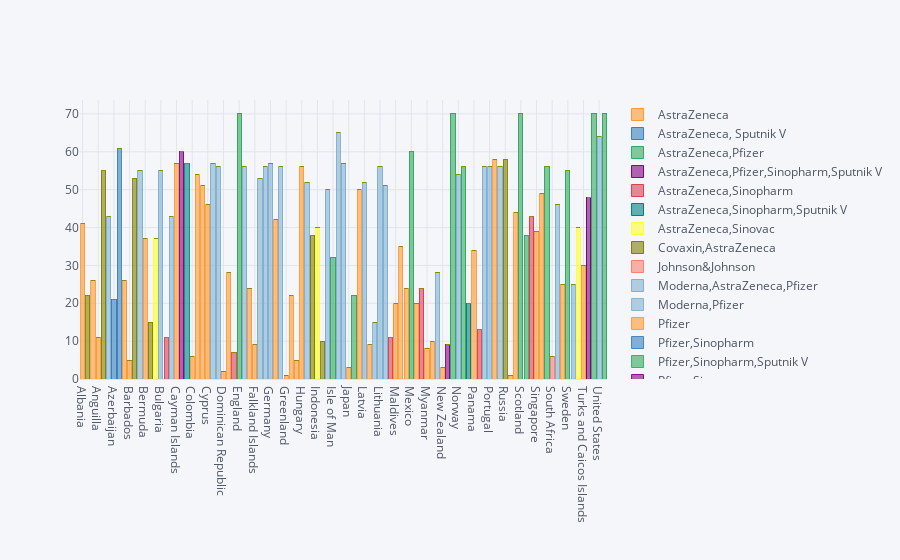

The notebook cell saved with this chart:
### Code cell
#bar graph for country with respect to vaccines
country_vac=pd.crosstab(cv['country'],cv['vaccines'])
country_vac.iplot(kind="bar",barmode="stack")
print('Wales, Scotland,UK,England and Northern ireland are usnig the Oxford/AstraZeneca and Pfizer/BioNTech vaccines from 70 days till 21st February 2021')
print('India using Covaxin and Oxford/AstraZeneca from 38 days till 21st Febraury 2021')

### Figure 1 — Plotly figure (JSON) as saved in the notebook; plotly's stock layout.template omitted (floating-point values rounded to 4 significant figures)
{"data": [{"marker": {"color": "rgba(255, 153, 51, 0.6)", "line": {"color": "rgba(255, 153, 51, 1.0)", "width": 1}}, "name": "AstraZeneca", "orientation": "v", "text": "", "type": "bar", "x": ["Albania", "Algeria", "Andorra", "Anguilla", "Argentina", "Austria", "Azerbaijan", "Bahrain", "Bangladesh", "Barbados", "Belarus", "Belgium", "Bermuda", "Bolivia", "Brazil", "Bulgaria", "Cambodia", "Canada", "Cayman Islands", "Chile", "China", "Colombia", "Costa Rica", "Croatia", "Cyprus", "Czechia", "Denmark", "Dominican Republic", "Ecuador", "Egypt", "England", "Estonia", "Faeroe Islands", "Falkland Islands", "Finland", "France", "Germany", "Gibraltar", "Greece", "Greenland", "Guernsey", "Guyana", "Hungary", "Iceland", "India", "Indonesia", "Iran", "Ireland", "Isle of Man", "Israel", "Italy", "Japan", "Jersey", "Kuwait", "Latvia", "Lebanon", "Liechtenstein", "Lithuania", "Luxembourg", "Macao", "Maldives", "Malta", "Mauritius", "Mexico", "Monaco", "Morocco", "Myanmar", "Nepal", "Netherlands", "New Zealand", "Northern Cyprus", "Northern Ireland", "Norway", "Oman", "Pakistan", "Panama", "Peru", "Poland", "Portugal", "Qatar", "Romania", "Russia", "Saint Helena", "Saudi Arabia", "Scotland", "Serbia", "Seychelles", "Singapore", "Slovakia", "Slovenia", "South Africa", "Spain", "Sri Lanka", "Sweden", "Switzerland", "Turkey", "Turks and Caicos Islands", "United Arab Emirates", "United Kingdom", "United States", "Wales"], "y": [0, 0, 0, 11, 0, 0, 0, 0, 26, 5, 0, 0, 0, 0, 0, 0, 0, 0, 0, 0, 0, 0, 0, 0, 0, 0, 0, 2, 0, 0, 0, 0, 0, 9, 0, 0, 0, 0, 0, 0, 0, 5, 0, 0, 0, 0, 0, 0, 0, 0, 0, 0, 0, 0, 0, 0, 0, 0, 0, 0, 20, 0, 24, 0, 0, 0, 8, 10, 0, 0, 0, 0, 0, 0, 0, 0, 0, 0, 0, 0, 0, 0, 1, 0, 0, 0, 0, 0, 0, 0, 0, 0, 25, 0, 0, 0, 0, 0, 0, 0, 0]}, {"marker": {"color": "rgba(55, 128, 191, 0.6)", "line": {"color": "rgba(55, 128, 191, 1.0)", "width": 1}}, "name": "AstraZeneca, Sputnik V", "orientation": "v", "text": "", "type": "bar", "x": ["Albania", "Algeria", "Andorra", "Anguilla", "Argentina", "Austria", "Azerbaijan", "Bahrain", "Bangladesh", "Barbados", "Belarus", "Belgium", "Bermuda", "Bolivia", "Brazil", "Bulgaria", "Cambodia", "Canada", "Cayman Islands", "Chile", "China", "Colombia", "Costa Rica", "Croatia", "Cyprus", "Czechia", "Denmark", "Dominican Republic", "Ecuador", "Egypt", "England", "Estonia", "Faeroe Islands", "Falkland Islands", "Finland", "France", "Germany", "Gibraltar", "Greece", "Greenland", "Guernsey", "Guyana", "Hungary", "Iceland", "India", "Indonesia", "Iran", "Ireland", "Isle of Man", "Israel", "Italy", "Japan", "Jersey", "Kuwait", "Latvia", "Lebanon", "Liechtenstein", "Lithuania", "Luxembourg", "Macao", "Maldives", "Malta", "Mauritius", "Mexico", "Monaco", "Morocco", "Myanmar", "Nepal", "Netherlands", "New Zealand", "Northern Cyprus", "Northern Ireland", "Norway", "Oman", "Pakistan", "Panama", "Peru", "Poland", "Portugal", "Qatar", "Romania", "Russia", "Saint Helena", "Saudi Arabia", "Scotland", "Serbia", "Seychelles", "Singapore", "Slovakia", "Slovenia", "South Africa", "Spain", "Sri Lanka", "Sweden", "Switzerland", "Turkey", "Turks and Caicos Islands", "United Arab Emirates", "United Kingdom", "United States", "Wales"], "y": [0, 0, 0, 0, 0, 0, 21, 0, 0, 0, 0, 0, 0, 0, 0, 0, 0, 0, 0, 0, 0, 0, 0, 0, 0, 0, 0, 0, 0, 0, 0, 0, 0, 0, 0, 0, 0, 0, 0, 0, 0, 0, 0, 0, 0, 0, 0, 0, 0, 0, 0, 0, 0, 0, 0, 0, 0, 0, 0, 0, 0, 0, 0, 0, 0, 0, 0, 0, 0, 0, 0, 0, 0, 0, 0, 0, 0, 0, 0, 0, 0, 0, 0, 0, 0, 0, 0, 0, 0, 0, 0, 0, 0, 0, 0, 0, 0, 0, 0, 0, 0]}, {"marker": {"color": "rgba(50, 171, 96, 0.6)", "line": {"color": "rgba(50, 171, 96, 1.0)", "width": 1}}, "name": "AstraZeneca,Pfizer", "orientation": "v", "text": "", "type": "bar", "x": ["Albania", "Algeria", "Andorra", "Anguilla", "Argentina", "Austria", "Azerbaijan", "Bahrain", "Bangladesh", "Barbados", "Belarus", "Belgium", "Bermuda", "Bolivia", "Brazil", "Bulgaria", "Cambodia", "Canada", "Cayman Islands", "Chile", "China", "Colombia", "Costa Rica", "Croatia", "Cyprus", "Czechia", "Denmark", "Dominican Republic", "Ecuador", "Egypt", "England", "Estonia", "Faeroe Islands", "Falkland Islands", "Finland", "France", "Germany", "Gibraltar", "Greece", "Greenland", "Guernsey", "Guyana", "Hungary", "Iceland", "India", "Indonesia", "Iran", "Ireland", "Isle of Man", "Israel", "Italy", "Japan", "Jersey", "Kuwait", "Latvia", "Lebanon", "Liechtenstein", "Lithuania", "Luxembourg", "Macao", "Maldives", "Malta", "Mauritius", "Mexico", "Monaco", "Morocco", "Myanmar", "Nepal", "Netherlands", "New Zealand", "Northern Cyprus", "Northern Ireland", "Norway", "Oman", "Pakistan", "Panama", "Peru", "Poland", "Portugal", "Qatar", "Romania", "Russia", "Saint Helena", "Saudi Arabia", "Scotland", "Serbia", "Seychelles", "Singapore", "Slovakia", "Slovenia", "South Africa", "Spain", "Sri Lanka", "Sweden", "Switzerland", "Turkey", "Turks and Caicos Islands", "United Arab Emirates", "United Kingdom", "United States", "Wales"], "y": [0, 0, 0, 0, 0, 0, 0, 0, 0, 0, 0, 0, 0, 0, 0, 0, 0, 0, 0, 0, 0, 0, 0, 0, 0, 0, 0, 0, 0, 0, 70, 0, 0, 0, 0, 0, 0, 0, 0, 0, 0, 0, 0, 0, 0, 0, 0, 0, 32, 0, 0, 0, 22, 0, 0, 0, 0, 0, 0, 0, 0, 0, 0, 60, 0, 0, 0, 0, 0, 0, 0, 70, 0, 56, 0, 0, 0, 0, 0, 0, 0, 0, 0, 0, 70, 0, 0, 0, 0, 56, 0, 0, 0, 55, 0, 0, 0, 0, 70, 0, 70]}, {"marker": {"color": "rgba(128, 0, 128, 0.6)", "line": {"color": "rgba(128, 0, 128, 1.0)", "width": 1}}, "name": "AstraZeneca,Pfizer,Sinopharm,Sputnik V", "orientation": "v", "text": "", "type": "bar", "x": ["Albania", "Algeria", "Andorra", "Anguilla", "Argentina", "Austria", "Azerbaijan", "Bahrain", "Bangladesh", "Barbados", "Belarus", "Belgium", "Bermuda", "Bolivia", "Brazil", "Bulgaria", "Cambodia", "Canada", "Cayman Islands", "Chile", "China", "Colombia", "Costa Rica", "Croatia", "Cyprus", "Czechia", "Denmark", "Dominican Republic", "Ecuador", "Egypt", "England", "Estonia", "Faeroe Islands", "Falkland Islands", "Finland", "France", "Germany", "Gibraltar", "Greece", "Greenland", "Guernsey", "Guyana", "Hungary", "Iceland", "India", "Indonesia", "Iran", "Ireland", "Isle of Man", "Israel", "Italy", "Japan", "Jersey", "Kuwait", "Latvia", "Lebanon", "Liechtenstein", "Lithuania", "Luxembourg", "Macao", "Maldives", "Malta", "Mauritius", "Mexico", "Monaco", "Morocco", "Myanmar", "Nepal", "Netherlands", "New Zealand", "Northern Cyprus", "Northern Ireland", "Norway", "Oman", "Pakistan", "Panama", "Peru", "Poland", "Portugal", "Qatar", "Romania", "Russia", "Saint Helena", "Saudi Arabia", "Scotland", "Serbia", "Seychelles", "Singapore", "Slovakia", "Slovenia", "South Africa", "Spain", "Sri Lanka", "Sweden", "Switzerland", "Turkey", "Turks and Caicos Islands", "United Arab Emirates", "United Kingdom", "United States", "Wales"], "y": [0, 0, 0, 0, 0, 0, 0, 0, 0, 0, 0, 0, 0, 0, 0, 0, 0, 0, 0, 0, 0, 0, 0, 0, 0, 0, 0, 0, 0, 0, 0, 0, 0, 0, 0, 0, 0, 0, 0, 0, 0, 0, 0, 0, 0, 0, 0, 0, 0, 0, 0, 0, 0, 0, 0, 0, 0, 0, 0, 0, 0, 0, 0, 0, 0, 0, 0, 0, 0, 0, 0, 0, 0, 0, 0, 0, 0, 0, 0, 0, 0, 0, 0, 0, 0, 0, 0, 0, 0, 0, 0, 0, 0, 0, 0, 0, 0, 48, 0, 0, 0]}, {"marker": {"color": "rgba(219, 64, 82, 0.6)", "line": {"color": "rgba(219, 64, 82, 1.0)", "width": 1}}, "name": "AstraZeneca,Sinopharm", "orientation": "v", "text": "", "type": "bar", "x": ["Albania", "Algeria", "Andorra", "Anguilla", "Argentina", "Austria", "Azerbaijan", "Bahrain", "Bangladesh", "Barbados", "Belarus", "Belgium", "Bermuda", "Bolivia", "Brazil", "Bulgaria", "Cambodia", "Canada", "Cayman Islands", "Chile", "China", "Colombia", "Costa Rica", "Croatia", "Cyprus", "Czechia", "Denmark", "Dominican Republic", "Ecuador", "Egypt", "England", "Estonia", "Faeroe Islands", "Falkland Islands", "Finland", "France", "Germany", "Gibraltar", "Greece", "Greenland", "Guernsey", "Guyana", "Hungary", "Iceland", "India", "Indonesia", "Iran", "Ireland", "Isle of Man", "Israel", "Italy", "Japan", "Jersey", "Kuwait", "Latvia", "Lebanon", "Liechtenstein", "Lithuania", "Luxembourg", "Macao", "Maldives", "Malta", "Mauritius", "Mexico", "Monaco", "Morocco", "Myanmar", "Nepal", "Netherlands", "New Zealand", "Northern Cyprus", "Northern Ireland", "Norway", "Oman", "Pakistan", "Panama", "Peru", "Poland", "Portugal", "Qatar", "Romania", "Russia", "Saint Helena", "Saudi Arabia", "Scotland", "Serbia", "Seychelles", "Singapore", "Slovakia", "Slovenia", "South Africa", "Spain", "Sri Lanka", "Sweden", "Switzerland", "Turkey", "Turks and Caicos Islands", "United Arab Emirates", "United Kingdom", "United States", "Wales"], "y": [0, 0, 0, 0, 0, 0, 0, 0, 0, 0, 0, 0, 0, 0, 0, 0, 0, 0, 0, 0, 0, 0, 0, 0, 0, 0, 0, 0, 0, 0, 0, 0, 0, 0, 0, 0, 0, 0, 0, 0, 0, 0, 0, 0, 0, 0, 0, 0, 0, 0, 0, 0, 0, 0, 0, 0, 0, 0, 0, 0, 0, 0, 0, 0, 0, 24, 0, 0, 0, 0, 0, 0, 0, 0, 0, 0, 0, 0, 0, 0, 0, 0, 0, 0, 0, 0, 43, 0, 0, 0, 0, 0, 0, 0, 0, 0, 0, 0, 0, 0, 0]}, {"marker": {"color": "rgba(0, 128, 128, 0.6)", "line": {"color": "rgba(0, 128, 128, 1.0)", "width": 1}}, "name": "AstraZeneca,Sinopharm,Sputnik V", "orientation": "v", "text": "", "type": "bar", "x": ["Albania", "Algeria", "Andorra", "Anguilla", "Argentina", "Austria", "Azerbaijan", "Bahrain", "Bangladesh", "Barbados", "Belarus", "Belgium", "Bermuda", "Bolivia", "Brazil", "Bulgaria", "Cambodia", "Canada", "Cayman Islands", "Chile", "China", "Colombia", "Costa Rica", "Croatia", "Cyprus", "Czechia", "Denmark", "Dominican Republic", "Ecuador", "Egypt", "England", "Estonia", "Faeroe Islands", "Falkland Islands", "Finland", "France", "Germany", "Gibraltar", "Greece", "Greenland", "Guernsey", "Guyana", "Hungary", "Iceland", "India", "Indonesia", "Iran", "Ireland", "Isle of Man", "Israel", "Italy", "Japan", "Jersey", "Kuwait", "Latvia", "Lebanon", "Liechtenstein", "Lithuania", "Luxembourg", "Macao", "Maldives", "Malta", "Mauritius", "Mexico", "Monaco", "Morocco", "Myanmar", "Nepal", "Netherlands", "New Zealand", "Northern Cyprus", "Northern Ireland", "Norway", "Oman", "Pakistan", "Panama", "Peru", "Poland", "Portugal", "Qatar", "Romania", "Russia", "Saint Helena", "Saudi Arabia", "Scotland", "Serbia", "Seychelles", "Singapore", "Slovakia", "Slovenia", "South Africa", "Spain", "Sri Lanka", "Sweden", "Switzerland", "Turkey", "Turks and Caicos Islands", "United Arab Emirates", "United Kingdom", "United States", "Wales"], "y": [0, 0, 0, 0, 0, 0, 0, 0, 0, 0, 0, 0, 0, 0, 0, 0, 0, 0, 0, 0, 0, 0, 0, 0, 0, 0, 0, 0, 0, 0, 0, 0, 0, 0, 0, 0, 0, 0, 0, 0, 0, 0, 0, 0, 0, 0, 0, 0, 0, 0, 0, 0, 0, 0, 0, 0, 0, 0, 0, 0, 0, 0, 0, 0, 0, 0, 0, 0, 0, 0, 0, 0, 0, 0, 20, 0, 0, 0, 0, 0, 0, 0, 0, 0, 0, 0, 0, 0, 0, 0, 0, 0, 0, 0, 0, 0, 0, 0, 0, 0, 0]}, {"marker": {"color": "rgba(255, 255, 51, 0.6)", "line": {"color": "rgba(255, 255, 51, 1.0)", "width": 1}}, "name": "AstraZeneca,Sinovac", "orientation": "v", "text": "", "type": "bar", "x": ["Albania", "Algeria", "Andorra", "Anguilla", "Argentina", "Austria", "Azerbaijan", "Bahrain", "Bangladesh", "Barbados", "Belarus", "Belgium", "Bermuda", "Bolivia", "Brazil", "Bulgaria", "Cambodia", "Canada", "Cayman Islands", "Chile", "China", "Colombia", "Costa Rica", "Croatia", "Cyprus", "Czechia", "Denmark", "Dominican Republic", "Ecuador", "Egypt", "England", "Estonia", "Faeroe Islands", "Falkland Islands", "Finland", "France", "Germany", "Gibraltar", "Greece", "Greenland", "Guernsey", "Guyana", "Hungary", "Iceland", "India", "Indonesia", "Iran", "Ireland", "Isle of Man", "Israel", "Italy", "Japan", "Jersey", "Kuwait", "Latvia", "Lebanon", "Liechtenstein", "Lithuania", "Luxembourg", "Macao", "Maldives", "Malta", "Mauritius", "Mexico", "Monaco", "Morocco", "Myanmar", "Nepal", "Netherlands", "New Zealand", "Northern Cyprus", "Northern Ireland", "Norway", "Oman", "Pakistan", "Panama", "Peru", "Poland", "Portugal", "Qatar", "Romania", "Russia", "Saint Helena", "Saudi Arabia", "Scotland", "Serbia", "Seychelles", "Singapore", "Slovakia", "Slovenia", "South Africa", "Spain", "Sri Lanka", "Sweden", "Switzerland", "Turkey", "Turks and Caicos Islands", "United Arab Emirates", "United Kingdom", "United States", "Wales"], "y": [0, 0, 0, 0, 0, 0, 0, 0, 0, 0, 0, 0, 0, 0, 37, 0, 0, 0, 0, 0, 0, 0, 0, 0, 0, 0, 0, 0, 0, 0, 0, 0, 0, 0, 0, 0, 0, 0, 0, 0, 0, 0, 0, 0, 0, 0, 0, 0, 0, 0, 0, 0, 0, 0, 0, 0, 0, 0, 0, 0, 0, 0, 0, 0, 0, 0, 0, 0, 0, 0, 0, 0, 0, 0, 0, 0, 0, 0, 0, 0, 0, 0, 0, 0, 0, 0, 0, 0, 0, 0, 0, 0, 0, 0, 0, 0, 0, 0, 0, 0, 0]}, {"marker": {"color": "rgba(128, 128, 0, 0.6)", "line": {"color": "rgba(128, 128, 0, 1.0)", "width": 1}}, "name": "Covaxin,AstraZeneca", "orientation": "v", "text": "", "type": "bar", "x": ["Albania", "Algeria", "Andorra", "Anguilla", "Argentina", "Austria", "Azerbaijan", "Bahrain", "Bangladesh", "Barbados", "Belarus", "Belgium", "Bermuda", "Bolivia", "Brazil", "Bulgaria", "Cambodia", "Canada", "Cayman Islands", "Chile", "China", "Colombia", "Costa Rica", "Croatia", "Cyprus", "Czechia", "Denmark", "Dominican Republic", "Ecuador", "Egypt", "England", "Estonia", "Faeroe Islands", "Falkland Islands", "Finland", "France", "Germany", "Gibraltar", "Greece", "Greenland", "Guernsey", "Guyana", "Hungary", "Iceland", "India", "Indonesia", "Iran", "Ireland", "Isle of Man", "Israel", "Italy", "Japan", "Jersey", "Kuwait", "Latvia", "Lebanon", "Liechtenstein", "Lithuania", "Luxembourg", "Macao", "Maldives", "Malta", "Mauritius", "Mexico", "Monaco", "Morocco", "Myanmar", "Nepal", "Netherlands", "New Zealand", "Northern Cyprus", "Northern Ireland", "Norway", "Oman", "Pakistan", "Panama", "Peru", "Poland", "Portugal", "Qatar", "Romania", "Russia", "Saint Helena", "Saudi Arabia", "Scotland", "Serbia", "Seychelles", "Singapore", "Slovakia", "Slovenia", "South Africa", "Spain", "Sri Lanka", "Sweden", "Switzerland", "Turkey", "Turks and Caicos Islands", "United Arab Emirates", "United Kingdom", "United States", "Wales"], "y": [0, 0, 0, 0, 0, 0, 0, 0, 0, 0, 0, 0, 0, 0, 0, 0, 0, 0, 0, 0, 0, 0, 0, 0, 0, 0, 0, 0, 0, 0, 0, 0, 0, 0, 0, 0, 0, 0, 0, 0, 0, 0, 0, 0, 38, 0, 0, 0, 0, 0, 0, 0, 0, 0, 0, 0, 0, 0, 0, 0, 0, 0, 0, 0, 0, 0, 0, 0, 0, 0, 0, 0, 0, 0, 0, 0, 0, 0, 0, 0, 0, 0, 0, 0, 0, 0, 0, 0, 0, 0, 0, 0, 0, 0, 0, 0, 0, 0, 0, 0, 0]}, {"marker": {"color": "rgba(251, 128, 114, 0.6)", "line": {"color": "rgba(251, 128, 114, 1.0)", "width": 1}}, "name": "Johnson&Johnson", "orientation": "v", "text": "", "type": "bar", "x": ["Albania", "Algeria", "Andorra", "Anguilla", "Argentina", "Austria", "Azerbaijan", "Bahrain", "Bangladesh", "Barbados", "Belarus", "Belgium", "Bermuda", "Bolivia", "Brazil", "Bulgaria", "Cambodia", "Canada", "Cayman Islands", "Chile", "China", "Colombia", "Costa Rica", "Croatia", "Cyprus", "Czechia", "Denmark", "Dominican Republic", "Ecuador", "Egypt", "England", "Estonia", "Faeroe Islands", "Falkland Islands", "Finland", "France", "Germany", "Gibraltar", "Greece", "Greenland", "Guernsey", "Guyana", "Hungary", "Iceland", "India", "Indonesia", "Iran", "Ireland", "Isle of Man", "Israel", "Italy", "Japan", "Jersey", "Kuwait", "Latvia", "Lebanon", "Liechtenstein", "Lithuania", "Luxembourg", "Macao", "Maldives", "Malta", "Mauritius", "Mexico", "Monaco", "Morocco", "Myanmar", "Nepal", "Netherlands", "New Zealand", "Northern Cyprus", "Northern Ireland", "Norway", "Oman", "Pakistan", "Panama", "Peru", "Poland", "Portugal", "Qatar", "Romania", "Russia", "Saint Helena", "Saudi Arabia", "Scotland", "Serbia", "Seychelles", "Singapore", "Slovakia", "Slovenia", "South Africa", "Spain", "Sri Lanka", "Sweden", "Switzerland", "Turkey", "Turks and Caicos Islands", "United Arab Emirates", "United Kingdom", "United States", "Wales"], "y": [0, 0, 0, 0, 0, 0, 0, 0, 0, 0, 0, 0, 0, 0, 0, 0, 0, 0, 0, 0, 0, 0, 0, 0, 0, 0, 0, 0, 0, 0, 0, 0, 0, 0, 0, 0, 0, 0, 0, 0, 0, 0, 0, 0, 0, 0, 0, 0, 0, 0, 0, 0, 0, 0, 0, 0, 0, 0, 0, 0, 0, 0, 0, 0, 0, 0, 0, 0, 0, 0, 0, 0, 0, 0, 0, 0, 0, 0, 0, 0, 0, 0, 0, 0, 0, 0, 0, 0, 0, 0, 6, 0, 0, 0, 0, 0, 0, 0, 0, 0, 0]}, {"marker": {"color": "rgba(128, 177, 211, 0.6)", "line": {"color": "rgba(128, 177, 211, 1.0)", "width": 1}}, "name": "Moderna,AstraZeneca,Pfizer", "orientation": "v", "text": "", "type": "bar", "x": ["Albania", "Algeria", "Andorra", "Anguilla", "Argentina", "Austria", "Azerbaijan", "Bahrain", "Bangladesh", "Barbados", "Belarus", "Belgium", "Bermuda", "Bolivia", "Brazil", "Bulgaria", "Cambodia", "Canada", "Cayman Islands", "Chile", "China", "Colombia", "Costa Rica", "Croatia", "Cyprus", "Czechia", "Denmark", "Dominican Republic", "Ecuador", "Egypt", "England", "Estonia", "Faeroe Islands", "Falkland Islands", "Finland", "France", "Germany", "Gibraltar", "Greece", "Greenland", "Guernsey", "Guyana", "Hungary", "Iceland", "India", "Indonesia", "Iran", "Ireland", "Isle of Man", "Israel", "Italy", "Japan", "Jersey", "Kuwait", "Latvia", "Lebanon", "Liechtenstein", "Lithuania", "Luxembourg", "Macao", "Maldives", "Malta", "Mauritius", "Mexico", "Monaco", "Morocco", "Myanmar", "Nepal", "Netherlands", "New Zealand", "Northern Cyprus", "Northern Ireland", "Norway", "Oman", "Pakistan", "Panama", "Peru", "Poland", "Portugal", "Qatar", "Romania", "Russia", "Saint Helena", "Saudi Arabia", "Scotland", "Serbia", "Seychelles", "Singapore", "Slovakia", "Slovenia", "South Africa", "Spain", "Sri Lanka", "Sweden", "Switzerland", "Turkey", "Turks and Caicos Islands", "United Arab Emirates", "United Kingdom", "United States", "Wales"], "y": [0, 0, 0, 0, 0, 43, 0, 0, 0, 0, 0, 55, 0, 0, 0, 55, 0, 0, 0, 0, 0, 0, 0, 0, 0, 57, 0, 0, 0, 0, 0, 56, 0, 0, 53, 56, 57, 0, 56, 0, 0, 0, 0, 52, 0, 0, 0, 50, 0, 0, 57, 0, 0, 0, 52, 0, 0, 56, 51, 0, 0, 0, 0, 0, 0, 0, 0, 0, 28, 0, 0, 0, 54, 0, 0, 0, 0, 56, 0, 0, 56, 0, 0, 0, 0, 0, 0, 0, 0, 0, 0, 46, 0, 0, 0, 0, 0, 0, 0, 0, 0]}, {"marker": {"color": "rgba(128, 177, 211, 0.6)", "line": {"color": "rgba(128, 177, 211, 0.8999999999999999)", "width": 1}}, "name": "Moderna,Pfizer", "orientation": "v", "text": "", "type": "bar", "x": ["Albania", "Algeria", "Andorra", "Anguilla", "Argentina", "Austria", "Azerbaijan", "Bahrain", "Bangladesh", "Barbados", "Belarus", "Belgium", "Bermuda", "Bolivia", "Brazil", "Bulgaria", "Cambodia", "Canada", "Cayman Islands", "Chile", "China", "Colombia", "Costa Rica", "Croatia", "Cyprus", "Czechia", "Denmark", "Dominican Republic", "Ecuador", "Egypt", "England", "Estonia", "Faeroe Islands", "Falkland Islands", "Finland", "France", "Germany", "Gibraltar", "Greece", "Greenland", "Guernsey", "Guyana", "Hungary", "Iceland", "India", "Indonesia", "Iran", "Ireland", "Isle of Man", "Israel", "Italy", "Japan", "Jersey", "Kuwait", "Latvia", "Lebanon", "Liechtenstein", "Lithuania", "Luxembourg", "Macao", "Maldives", "Malta", "Mauritius", "Mexico", "Monaco", "Morocco", "Myanmar", "Nepal", "Netherlands", "New Zealand", "Northern Cyprus", "Northern Ireland", "Norway", "Oman", "Pakistan", "Panama", "Peru", "Poland", "Portugal", "Qatar", "Romania", "Russia", "Saint Helena", "Saudi Arabia", "Scotland", "Serbia", "Seychelles", "Singapore", "Slovakia", "Slovenia", "South Africa", "Spain", "Sri Lanka", "Sweden", "Switzerland", "Turkey", "Turks and Caicos Islands", "United Arab Emirates", "United Kingdom", "United States", "Wales"], "y": [0, 0, 0, 0, 0, 0, 0, 0, 0, 0, 0, 0, 0, 0, 0, 0, 0, 43, 0, 0, 0, 0, 0, 0, 0, 0, 56, 0, 0, 0, 0, 0, 0, 0, 0, 0, 0, 0, 0, 0, 0, 0, 0, 0, 0, 0, 0, 0, 0, 65, 0, 0, 0, 0, 0, 0, 15, 0, 0, 0, 0, 0, 0, 0, 0, 0, 0, 0, 0, 0, 0, 0, 0, 0, 0, 0, 0, 0, 56, 0, 0, 0, 0, 0, 0, 0, 0, 0, 0, 0, 0, 0, 0, 0, 25, 0, 0, 0, 0, 64, 0]}, {"marker": {"color": "rgba(255, 153, 51, 0.6)", "line": {"color": "rgba(255, 153, 51, 0.8999999999999999)", "width": 1}}, "name": "Pfizer", "orientation": "v", "text": "", "type": "bar", "x": ["Albania", "Algeria", "Andorra", "Anguilla", "Argentina", "Austria", "Azerbaijan", "Bahrain", "Bangladesh", "Barbados", "Belarus", "Belgium", "Bermuda", "Bolivia", "Brazil", "Bulgaria", "Cambodia", "Canada", "Cayman Islands", "Chile", "China", "Colombia", "Costa Rica", "Croatia", "Cyprus", "Czechia", "Denmark", "Dominican Republic", "Ecuador", "Egypt", "England", "Estonia", "Faeroe Islands", "Falkland Islands", "Finland", "France", "Germany", "Gibraltar", "Greece", "Greenland", "Guernsey", "Guyana", "Hungary", "Iceland", "India", "Indonesia", "Iran", "Ireland", "Isle of Man", "Israel", "Italy", "Japan", "Jersey", "Kuwait", "Latvia", "Lebanon", "Liechtenstein", "Lithuania", "Luxembourg", "Macao", "Maldives", "Malta", "Mauritius", "Mexico", "Monaco", "Morocco", "Myanmar", "Nepal", "Netherlands", "New Zealand", "Northern Cyprus", "Northern Ireland", "Norway", "Oman", "Pakistan", "Panama", "Peru", "Poland", "Portugal", "Qatar", "Romania", "Russia", "Saint Helena", "Saudi Arabia", "Scotland", "Serbia", "Seychelles", "Singapore", "Slovakia", "Slovenia", "South Africa", "Spain", "Sri Lanka", "Sweden", "Switzerland", "Turkey", "Turks and Caicos Islands", "United Arab Emirates", "United Kingdom", "United States", "Wales"], "y": [41, 0, 26, 0, 0, 0, 0, 0, 0, 0, 0, 0, 37, 0, 0, 0, 0, 0, 57, 0, 0, 6, 54, 51, 46, 0, 0, 0, 28, 0, 0, 0, 24, 0, 0, 0, 0, 42, 0, 1, 22, 0, 56, 0, 0, 0, 0, 0, 0, 0, 0, 3, 0, 50, 0, 9, 0, 0, 0, 0, 0, 35, 0, 0, 20, 0, 0, 0, 0, 3, 0, 0, 0, 0, 0, 34, 0, 0, 0, 58, 0, 0, 0, 44, 0, 0, 0, 39, 49, 0, 0, 0, 0, 0, 0, 0, 30, 0, 0, 0, 0]}, {"marker": {"color": "rgba(55, 128, 191, 0.6)", "line": {"color": "rgba(55, 128, 191, 0.8999999999999999)", "width": 1}}, "name": "Pfizer,Sinopharm", "orientation": "v", "text": "", "type": "bar", "x": ["Albania", "Algeria", "Andorra", "Anguilla", "Argentina", "Austria", "Azerbaijan", "Bahrain", "Bangladesh", "Barbados", "Belarus", "Belgium", "Bermuda", "Bolivia", "Brazil", "Bulgaria", "Cambodia", "Canada", "Cayman Islands", "Chile", "China", "Colombia", "Costa Rica", "Croatia", "Cyprus", "Czechia", "Denmark", "Dominican Republic", "Ecuador", "Egypt", "England", "Estonia", "Faeroe Islands", "Falkland Islands", "Finland", "France", "Germany", "Gibraltar", "Greece", "Greenland", "Guernsey", "Guyana", "Hungary", "Iceland", "India", "Indonesia", "Iran", "Ireland", "Isle of Man", "Israel", "Italy", "Japan", "Jersey", "Kuwait", "Latvia", "Lebanon", "Liechtenstein", "Lithuania", "Luxembourg", "Macao", "Maldives", "Malta", "Mauritius", "Mexico", "Monaco", "Morocco", "Myanmar", "Nepal", "Netherlands", "New Zealand", "Northern Cyprus", "Northern Ireland", "Norway", "Oman", "Pakistan", "Panama", "Peru", "Poland", "Portugal", "Qatar", "Romania", "Russia", "Saint Helena", "Saudi Arabia", "Scotland", "Serbia", "Seychelles", "Singapore", "Slovakia", "Slovenia", "South Africa", "Spain", "Sri Lanka", "Sweden", "Switzerland", "Turkey", "Turks and Caicos Islands", "United Arab Emirates", "United Kingdom", "United States", "Wales"], "y": [0, 0, 0, 0, 0, 0, 0, 61, 0, 0, 0, 0, 0, 0, 0, 0, 0, 0, 0, 0, 0, 0, 0, 0, 0, 0, 0, 0, 0, 0, 0, 0, 0, 0, 0, 0, 0, 0, 0, 0, 0, 0, 0, 0, 0, 0, 0, 0, 0, 0, 0, 0, 0, 0, 0, 0, 0, 0, 0, 0, 0, 0, 0, 0, 0, 0, 0, 0, 0, 0, 0, 0, 0, 0, 0, 0, 0, 0, 0, 0, 0, 0, 0, 0, 0, 0, 0, 0, 0, 0, 0, 0, 0, 0, 0, 0, 0, 0, 0, 0, 0]}, {"marker": {"color": "rgba(50, 171, 96, 0.6)", "line": {"color": "rgba(50, 171, 96, 0.8999999999999999)", "width": 1}}, "name": "Pfizer,Sinopharm,Sputnik V", "orientation": "v", "text": "", "type": "bar", "x": ["Albania", "Algeria", "Andorra", "Anguilla", "Argentina", "Austria", "Azerbaijan", "Bahrain", "Bangladesh", "Barbados", "Belarus", "Belgium", "Bermuda", "Bolivia", "Brazil", "Bulgaria", "Cambodia", "Canada", "Cayman Islands", "Chile", "China", "Colombia", "Costa Rica", "Croatia", "Cyprus", "Czechia", "Denmark", "Dominican Republic", "Ecuador", "Egypt", "England", "Estonia", "Faeroe Islands", "Falkland Islands", "Finland", "France", "Germany", "Gibraltar", "Greece", "Greenland", "Guernsey", "Guyana", "Hungary", "Iceland", "India", "Indonesia", "Iran", "Ireland", "Isle of Man", "Israel", "Italy", "Japan", "Jersey", "Kuwait", "Latvia", "Lebanon", "Liechtenstein", "Lithuania", "Luxembourg", "Macao", "Maldives", "Malta", "Mauritius", "Mexico", "Monaco", "Morocco", "Myanmar", "Nepal", "Netherlands", "New Zealand", "Northern Cyprus", "Northern Ireland", "Norway", "Oman", "Pakistan", "Panama", "Peru", "Poland", "Portugal", "Qatar", "Romania", "Russia", "Saint Helena", "Saudi Arabia", "Scotland", "Serbia", "Seychelles", "Singapore", "Slovakia", "Slovenia", "South Africa", "Spain", "Sri Lanka", "Sweden", "Switzerland", "Turkey", "Turks and Caicos Islands", "United Arab Emirates", "United Kingdom", "United States", "Wales"], "y": [0, 0, 0, 0, 0, 0, 0, 0, 0, 0, 0, 0, 0, 0, 0, 0, 0, 0, 0, 0, 0, 0, 0, 0, 0, 0, 0, 0, 0, 0, 0, 0, 0, 0, 0, 0, 0, 0, 0, 0, 0, 0, 0, 0, 0, 0, 0, 0, 0, 0, 0, 0, 0, 0, 0, 0, 0, 0, 0, 0, 0, 0, 0, 0, 0, 0, 0, 0, 0, 0, 0, 0, 0, 0, 0, 0, 0, 0, 0, 0, 0, 0, 0, 0, 0, 38, 0, 0, 0, 0, 0, 0, 0, 0, 0, 0, 0, 0, 0, 0, 0]}, {"marker": {"color": "rgba(128, 0, 128, 0.6)", "line": {"color": "rgba(128, 0, 128, 0.8999999999999999)", "width": 1}}, "name": "Pfizer,Sinovac", "orientation": "v", "text": "", "type": "bar", "x": ["Albania", "Algeria", "Andorra", "Anguilla", "Argentina", "Austria", "Azerbaijan", "Bahrain", "Bangladesh", "Barbados", "Belarus", "Belgium", "Bermuda", "Bolivia", "Brazil", "Bulgaria", "Cambodia", "Canada", "Cayman Islands", "Chile", "China", "Colombia", "Costa Rica", "Croatia", "Cyprus", "Czechia", "Denmark", "Dominican Republic", "Ecuador", "Egypt", "England", "Estonia", "Faeroe Islands", "Falkland Islands", "Finland", "France", "Germany", "Gibraltar", "Greece", "Greenland", "Guernsey", "Guyana", "Hungary", "Iceland", "India", "Indonesia", "Iran", "Ireland", "Isle of Man", "Israel", "Italy", "Japan", "Jersey", "Kuwait", "Latvia", "Lebanon", "Liechtenstein", "Lithuania", "Luxembourg", "Macao", "Maldives", "Malta", "Mauritius", "Mexico", "Monaco", "Morocco", "Myanmar", "Nepal", "Netherlands", "New Zealand", "Northern Cyprus", "Northern Ireland", "Norway", "Oman", "Pakistan", "Panama", "Peru", "Poland", "Portugal", "Qatar", "Romania", "Russia", "Saint Helena", "Saudi Arabia", "Scotland", "Serbia", "Seychelles", "Singapore", "Slovakia", "Slovenia", "South Africa", "Spain", "Sri Lanka", "Sweden", "Switzerland", "Turkey", "Turks and Caicos Islands", "United Arab Emirates", "United Kingdom", "United States", "Wales"], "y": [0, 0, 0, 0, 0, 0, 0, 0, 0, 0, 0, 0, 0, 0, 0, 0, 0, 0, 0, 60, 0, 0, 0, 0, 0, 0, 0, 0, 0, 0, 0, 0, 0, 0, 0, 0, 0, 0, 0, 0, 0, 0, 0, 0, 0, 0, 0, 0, 0, 0, 0, 0, 0, 0, 0, 0, 0, 0, 0, 0, 0, 0, 0, 0, 0, 0, 0, 0, 0, 0, 9, 0, 0, 0, 0, 0, 0, 0, 0, 0, 0, 0, 0, 0, 0, 0, 0, 0, 0, 0, 0, 0, 0, 0, 0, 0, 0, 0, 0, 0, 0]}, {"marker": {"color": "rgba(219, 64, 82, 0.6)", "line": {"color": "rgba(219, 64, 82, 0.8999999999999999)", "width": 1}}, "name": "Sinopharm", "orientation": "v", "text": "", "type": "bar", "x": ["Albania", "Algeria", "Andorra", "Anguilla", "Argentina", "Austria", "Azerbaijan", "Bahrain", "Bangladesh", "Barbados", "Belarus", "Belgium", "Bermuda", "Bolivia", "Brazil", "Bulgaria", "Cambodia", "Canada", "Cayman Islands", "Chile", "China", "Colombia", "Costa Rica", "Croatia", "Cyprus", "Czechia", "Denmark", "Dominican Republic", "Ecuador", "Egypt", "England", "Estonia", "Faeroe Islands", "Falkland Islands", "Finland", "France", "Germany", "Gibraltar", "Greece", "Greenland", "Guernsey", "Guyana", "Hungary", "Iceland", "India", "Indonesia", "Iran", "Ireland", "Isle of Man", "Israel", "Italy", "Japan", "Jersey", "Kuwait", "Latvia", "Lebanon", "Liechtenstein", "Lithuania", "Luxembourg", "Macao", "Maldives", "Malta", "Mauritius", "Mexico", "Monaco", "Morocco", "Myanmar", "Nepal", "Netherlands", "New Zealand", "Northern Cyprus", "Northern Ireland", "Norway", "Oman", "Pakistan", "Panama", "Peru", "Poland", "Portugal", "Qatar", "Romania", "Russia", "Saint Helena", "Saudi Arabia", "Scotland", "Serbia", "Seychelles", "Singapore", "Slovakia", "Slovenia", "South Africa", "Spain", "Sri Lanka", "Sweden", "Switzerland", "Turkey", "Turks and Caicos Islands", "United Arab Emirates", "United Kingdom", "United States", "Wales"], "y": [0, 0, 0, 0, 0, 0, 0, 0, 0, 0, 0, 0, 0, 0, 0, 0, 11, 0, 0, 0, 0, 0, 0, 0, 0, 0, 0, 0, 0, 7, 0, 0, 0, 0, 0, 0, 0, 0, 0, 0, 0, 0, 0, 0, 0, 0, 0, 0, 0, 0, 0, 0, 0, 0, 0, 0, 0, 0, 0, 11, 0, 0, 0, 0, 0, 0, 0, 0, 0, 0, 0, 0, 0, 0, 0, 0, 13, 0, 0, 0, 0, 0, 0, 0, 0, 0, 0, 0, 0, 0, 0, 0, 0, 0, 0, 0, 0, 0, 0, 0, 0]}, {"marker": {"color": "rgba(0, 128, 128, 0.6)", "line": {"color": "rgba(0, 128, 128, 0.8999999999999999)", "width": 1}}, "name": "Sinopharm,Sinovac", "orientation": "v", "text": "", "type": "bar", "x": ["Albania", "Algeria", "Andorra", "Anguilla", "Argentina", "Austria", "Azerbaijan", "Bahrain", "Bangladesh", "Barbados", "Belarus", "Belgium", "Bermuda", "Bolivia", "Brazil", "Bulgaria", "Cambodia", "Canada", "Cayman Islands", "Chile", "China", "Colombia", "Costa Rica", "Croatia", "Cyprus", "Czechia", "Denmark", "Dominican Republic", "Ecuador", "Egypt", "England", "Estonia", "Faeroe Islands", "Falkland Islands", "Finland", "France", "Germany", "Gibraltar", "Greece", "Greenland", "Guernsey", "Guyana", "Hungary", "Iceland", "India", "Indonesia", "Iran", "Ireland", "Isle of Man", "Israel", "Italy", "Japan", "Jersey", "Kuwait", "Latvia", "Lebanon", "Liechtenstein", "Lithuania", "Luxembourg", "Macao", "Maldives", "Malta", "Mauritius", "Mexico", "Monaco", "Morocco", "Myanmar", "Nepal", "Netherlands", "New Zealand", "Northern Cyprus", "Northern Ireland", "Norway", "Oman", "Pakistan", "Panama", "Peru", "Poland", "Portugal", "Qatar", "Romania", "Russia", "Saint Helena", "Saudi Arabia", "Scotland", "Serbia", "Seychelles", "Singapore", "Slovakia", "Slovenia", "South Africa", "Spain", "Sri Lanka", "Sweden", "Switzerland", "Turkey", "Turks and Caicos Islands", "United Arab Emirates", "United Kingdom", "United States", "Wales"], "y": [0, 0, 0, 0, 0, 0, 0, 0, 0, 0, 0, 0, 0, 0, 0, 0, 0, 0, 0, 0, 57, 0, 0, 0, 0, 0, 0, 0, 0, 0, 0, 0, 0, 0, 0, 0, 0, 0, 0, 0, 0, 0, 0, 0, 0, 0, 0, 0, 0, 0, 0, 0, 0, 0, 0, 0, 0, 0, 0, 0, 0, 0, 0, 0, 0, 0, 0, 0, 0, 0, 0, 0, 0, 0, 0, 0, 0, 0, 0, 0, 0, 0, 0, 0, 0, 0, 0, 0, 0, 0, 0, 0, 0, 0, 0, 0, 0, 0, 0, 0, 0]}, {"marker": {"color": "rgba(255, 255, 51, 0.6)", "line": {"color": "rgba(255, 255, 51, 0.8999999999999999)", "width": 1}}, "name": "Sinovac", "orientation": "v", "text": "", "type": "bar", "x": ["Albania", "Algeria", "Andorra", "Anguilla", "Argentina", "Austria", "Azerbaijan", "Bahrain", "Bangladesh", "Barbados", "Belarus", "Belgium", "Bermuda", "Bolivia", "Brazil", "Bulgaria", "Cambodia", "Canada", "Cayman Islands", "Chile", "China", "Colombia", "Costa Rica", "Croatia", "Cyprus", "Czechia", "Denmark", "Dominican Republic", "Ecuador", "Egypt", "England", "Estonia", "Faeroe Islands", "Falkland Islands", "Finland", "France", "Germany", "Gibraltar", "Greece", "Greenland", "Guernsey", "Guyana", "Hungary", "Iceland", "India", "Indonesia", "Iran", "Ireland", "Isle of Man", "Israel", "Italy", "Japan", "Jersey", "Kuwait", "Latvia", "Lebanon", "Liechtenstein", "Lithuania", "Luxembourg", "Macao", "Maldives", "Malta", "Mauritius", "Mexico", "Monaco", "Morocco", "Myanmar", "Nepal", "Netherlands", "New Zealand", "Northern Cyprus", "Northern Ireland", "Norway", "Oman", "Pakistan", "Panama", "Peru", "Poland", "Portugal", "Qatar", "Romania", "Russia", "Saint Helena", "Saudi Arabia", "Scotland", "Serbia", "Seychelles", "Singapore", "Slovakia", "Slovenia", "South Africa", "Spain", "Sri Lanka", "Sweden", "Switzerland", "Turkey", "Turks and Caicos Islands", "United Arab Emirates", "United Kingdom", "United States", "Wales"], "y": [0, 0, 0, 0, 0, 0, 0, 0, 0, 0, 0, 0, 0, 0, 0, 0, 0, 0, 0, 0, 0, 0, 0, 0, 0, 0, 0, 0, 0, 0, 0, 0, 0, 0, 0, 0, 0, 0, 0, 0, 0, 0, 0, 0, 0, 40, 0, 0, 0, 0, 0, 0, 0, 0, 0, 0, 0, 0, 0, 0, 0, 0, 0, 0, 0, 0, 0, 0, 0, 0, 0, 0, 0, 0, 0, 0, 0, 0, 0, 0, 0, 0, 0, 0, 0, 0, 0, 0, 0, 0, 0, 0, 0, 0, 0, 40, 0, 0, 0, 0, 0]}, {"marker": {"color": "rgba(128, 128, 0, 0.6)", "line": {"color": "rgba(128, 128, 0, 0.8999999999999999)", "width": 1}}, "name": "Sputnik V", "orientation": "v", "text": "", "type": "bar", "x": ["Albania", "Algeria", "Andorra", "Anguilla", "Argentina", "Austria", "Azerbaijan", "Bahrain", "Bangladesh", "Barbados", "Belarus", "Belgium", "Bermuda", "Bolivia", "Brazil", "Bulgaria", "Cambodia", "Canada", "Cayman Islands", "Chile", "China", "Colombia", "Costa Rica", "Croatia", "Cyprus", "Czechia", "Denmark", "Dominican Republic", "Ecuador", "Egypt", "England", "Estonia", "Faeroe Islands", "Falkland Islands", "Finland", "France", "Germany", "Gibraltar", "Greece", "Greenland", "Guernsey", "Guyana", "Hungary", "Iceland", "India", "Indonesia", "Iran", "Ireland", "Isle of Man", "Israel", "Italy", "Japan", "Jersey", "Kuwait", "Latvia", "Lebanon", "Liechtenstein", "Lithuania", "Luxembourg", "Macao", "Maldives", "Malta", "Mauritius", "Mexico", "Monaco", "Morocco", "Myanmar", "Nepal", "Netherlands", "New Zealand", "Northern Cyprus", "Northern Ireland", "Norway", "Oman", "Pakistan", "Panama", "Peru", "Poland", "Portugal", "Qatar", "Romania", "Russia", "Saint Helena", "Saudi Arabia", "Scotland", "Serbia", "Seychelles", "Singapore", "Slovakia", "Slovenia", "South Africa", "Spain", "Sri Lanka", "Sweden", "Switzerland", "Turkey", "Turks and Caicos Islands", "United Arab Emirates", "United Kingdom", "United States", "Wales"], "y": [0, 22, 0, 0, 55, 0, 0, 0, 0, 0, 53, 0, 0, 15, 0, 0, 0, 0, 0, 0, 0, 0, 0, 0, 0, 0, 0, 0, 0, 0, 0, 0, 0, 0, 0, 0, 0, 0, 0, 0, 0, 0, 0, 0, 0, 0, 10, 0, 0, 0, 0, 0, 0, 0, 0, 0, 0, 0, 0, 0, 0, 0, 0, 0, 0, 0, 0, 0, 0, 0, 0, 0, 0, 0, 0, 0, 0, 0, 0, 0, 0, 58, 0, 0, 0, 0, 0, 0, 0, 0, 0, 0, 0, 0, 0, 0, 0, 0, 0, 0, 0]}], "layout": {"barmode": "stack", "legend": {"bgcolor": "#F5F6F9", "font": {"color": "#4D5663"}, "traceorder": "normal"}, "paper_bgcolor": "#F5F6F9", "plot_bgcolor": "#F5F6F9", "title": {"font": {"color": "#4D5663"}}, "xaxis": {"gridcolor": "#E1E5ED", "showgrid": true, "tickfont": {"color": "#4D5663"}, "title": {"font": {"color": "#4D5663"}, "text": ""}, "zerolinecolor": "#E1E5ED"}, "yaxis": {"gridcolor": "#E1E5ED", "showgrid": true, "tickfont": {"color": "#4D5663"}, "title": {"font": {"color": "#4D5663"}, "text": ""}, "zerolinecolor": "#E1E5ED"}}}
